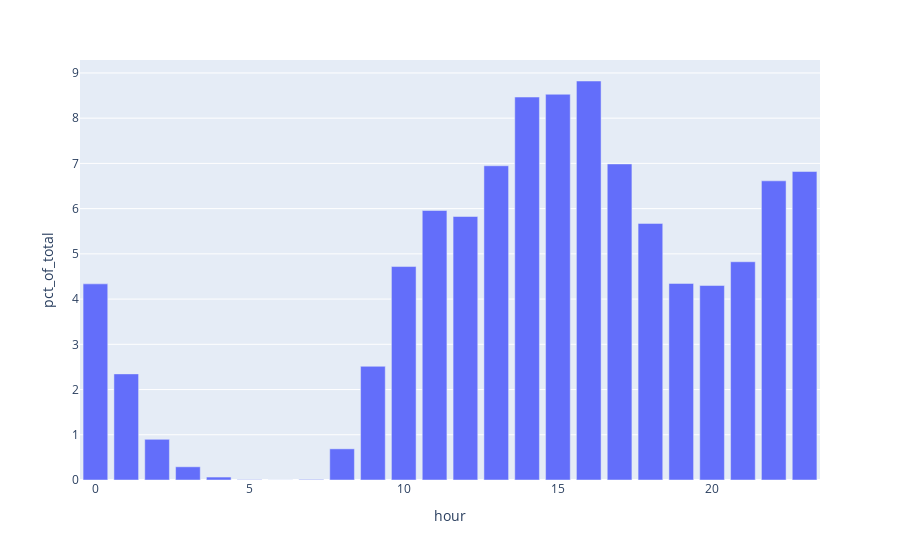

Notebook cell for this chart:
### Markdown cell above
Using Plotly to create both interactive (.html) and static (.png) hourly keypress charts:

### Code cell
px_keypresses_by_hour = px.bar(df_hourly_pivot, x = 'hour', y = 'pct_of_total')
px_keypresses_by_hour.write_html(r'graphs\px_keypresses_by_hour.html')
px_keypresses_by_hour

### Figure 1 — Plotly figure (JSON) as saved in the notebook; plotly's stock layout.template omitted (floating-point values rounded to 4 significant figures)
{"data": [{"alignmentgroup": "True", "hovertemplate": "hour=%{x}<br>pct_of_total=%{y}<extra></extra>", "legendgroup": "", "marker": {"color": "#636efa", "pattern": {"shape": ""}}, "name": "", "offsetgroup": "", "orientation": "v", "showlegend": false, "textposition": "auto", "type": "bar", "x": [0, 1, 2, 3, 4, 5, 6, 7, 8, 9, 10, 11, 12, 13, 14, 15, 16, 17, 18, 19, 20, 21, 22, 23], "xaxis": "x", "y": [4.336, 2.346, 0.8984, 0.2922, 0.06502, 0.007852, 0.001496, 0.01239, 0.6889, 2.514, 4.719, 5.959, 5.826, 6.948, 8.467, 8.529, 8.822, 6.988, 5.673, 4.346, 4.3, 4.825, 6.614, 6.82], "yaxis": "y"}], "layout": {"barmode": "relative", "legend": {"tracegroupgap": 0}, "margin": {"t": 60}, "xaxis": {"anchor": "y", "domain": [0, 1], "title": {"text": "hour"}}, "yaxis": {"anchor": "x", "domain": [0, 1], "title": {"text": "pct_of_total"}}}}
